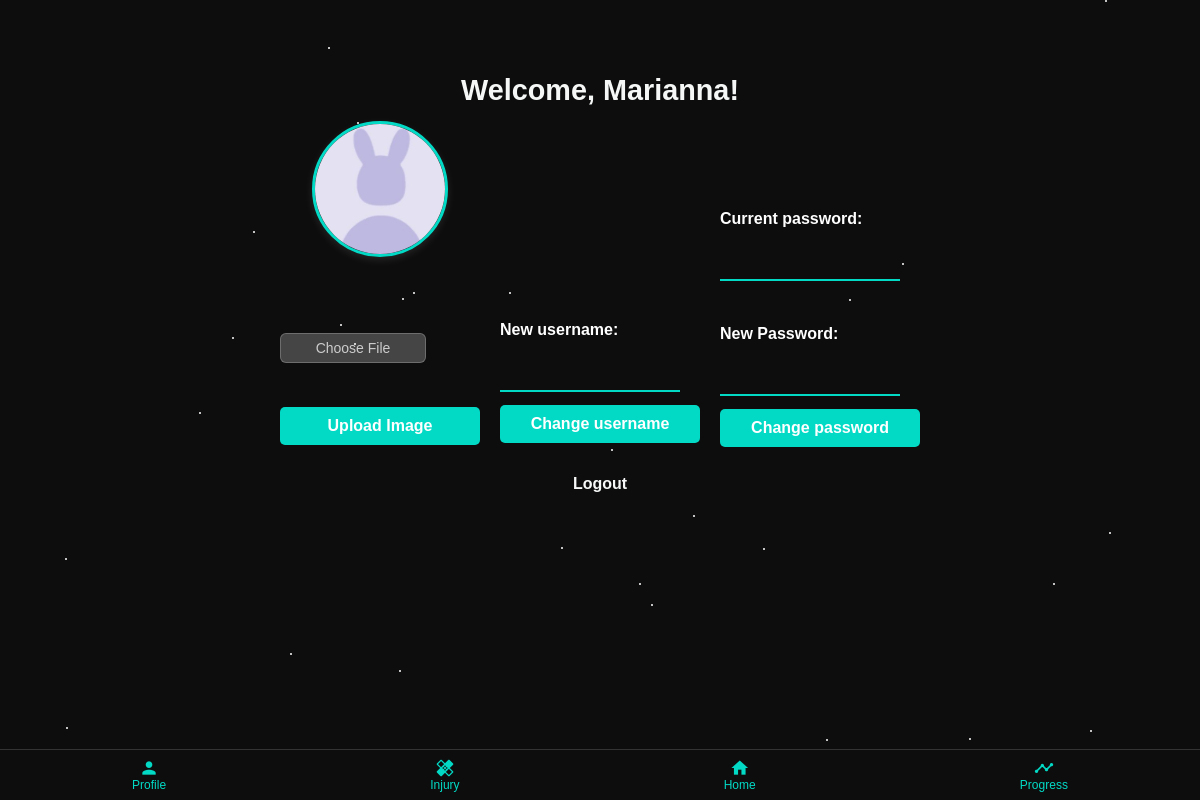
/profile (signed in), run on the app's committed database.
### tables this page shows
CREATE TABLE users (
            id INTEGER PRIMARY KEY AUTOINCREMENT,
            username TEXT UNIQUE,
            password_hash TEXT  
        , profile_image TEXT DEFAULT NULL);

### app.py (the view)
@app.route('/profile')
def user_profile():
    user_id = session.get('user_id')
    if not user_id:
        return redirect(url_for('login'))
    user = get_user_by_id(user_id)
    if not user:
        return "User not found", 404
    profile_image = get_profile_image(user_id)
    return render_template('profile.html', username=user[1], profile_image=profile_image)

### database.py (called while the page is built)
def connect_user_db():
    return sqlite3.connect('instance/users.db')

def get_user_by_id(user_id):
    conn = connect_user_db()
    cursor = conn.cursor()
    cursor.execute('SELECT * FROM users WHERE id = ?', (user_id,))
    user = cursor.fetchone()
    conn.close()
    return user

def get_profile_image(user_id):
    conn = connect_user_db()
    cursor = conn.cursor()
    cursor.execute('SELECT profile_image FROM users WHERE id = ?', (user_id,))
    profile_image = cursor.fetchone()
    conn.close()
    return profile_image[0] if profile_image else None

### templates/profile.html (shortened to what this page needs)
<!DOCTYPE html>
<html lang="en">
<head>
    <link rel="stylesheet" href="{{ url_for('static', filename='css/profile.css') }}">
</head>
<body>
    <div class="bottom-nav">
        <a href="/profile"><i class="material-icons">person</i><span>Profile</span></a>
        <a href="/injury"><i class="material-icons">healing</i><span>Injury</span></a>
        <a href="/home"><i class="material-icons">home</i><span>Home</span></a>
        <a href="/progress"><i class="material-icons">timeline</i><span>Progress</span></a>
    </div>
    <div class="container">
        <div class="profile-container">
            <h2>Welcome, {{ username }}!</h2>
            <div class="profile-row">
                <div class="profile-column">
                    {% if profile_image %}
                        <div class="profile-picture">
                            <img src="{{ url_for('static', filename='uploads/' + profile_image) }}" alt="Profile Picture" class="profile-img">
                        </div>
                    {% else %}
                        <p>No profile picture uploaded.</p>
                    {% endif %}
                    <br><br><br><br>
                    <form action="{{ url_for('upload_profile_image') }}" method="POST" enctype="multipart/form-data">
                        <label for="profile_image" class="custom-file-upload">Choose File</label> <br>
                        <button type="submit">Upload Image</button>
                    </form>
                </div>
                <div class="profile-column">
                    <br><br><br><br><br><br><br><br><br><br><br>
                    <form method="POST" action="{{ url_for('change_username') }}">
                        <label for="new_username">New username:</label>
                        <input type="text" id="new_username" name="new_username" required>
                        <button type="submit">Change username</button>
                    </form>
                </div>
                <div class="profile-column">
                    <br><br><br><br><br>
                    <form method="POST" action="{{ url_for('auth.change_password') }}" id="change-password-form">
                        <label for="current_password">Current password:</label>
                        <input type="password" id="current_password" name="current_password" required>
                        <br>
                        <label for="new_password">New Password:</label>
                        <input type="password" id="new_password" name="new_password" required>
                        <button type="submit">Change password</button>
                    </form>
                </div>
            </div>
            <br>
            <div class="profile-actions">
                <a href="{{ url_for('logout') }}" class="action-link">Logout</a>
            </div>
        </div>
    </div>
</body>
</html>

### static/css/profile.css (style rules this page uses)
body { font-family: 'Poppins', sans-serif; background: #0d0d0d; color: #ffffff; margin: 0; padding: 0; display: flex; flex-direction: column; align-items: center; justify-content: center; min-height: 50vh; text-align: center; }
h1, h2 { font-size: 1.8em; margin-bottom: 13px; color: #f4f7f6; }
form { display: flex; flex-direction: column; gap: 13px; width: 100%; max-width: 450px; }
label { font-size: 1em; font-weight: 600; color: #ffffff; text-align: left; width: 100%; }
input[type="text"], input[type="password"], input[type="file"] { padding: 12px; border: none; border-bottom: 2px solid #03dac6; background: transparent; color: #ffffff; font-size: 1em; width: 100%; text-align: center; transition: border-color 0.3s; }
button { background-color: #03dac6; border: none; padding: 10px 20px; border-radius: 5px; font-size: 16px; color: #ffffff; cursor: pointer; transition: background 0.3s, transform 0.2s; font-weight: bold; min-width: 40%; text-align: center; }
.custom-file-upload { display: inline-block; padding: 6px 12px; background-color: rgba(200, 200, 200, 0.3); color: #ccc; font-size: 14px; font-weight: 500; border-radius: 6px; cursor: pointer; border: 1px solid rgba(150, 150, 150, 0.5); transition: background 0.2s ease-in-out, border 0.2s ease-in-out; width: 120px; text-align: center; }
.profile-picture img { width: 130px; height: 130px; border-radius: 50%; border: 3px solid #03dac6; box-shadow: 0 3px 8px rgba(255, 255, 255, 0.1); transition: transform 0.3s ease-in-out; }
.profile-actions a { color: #f7f8f8; font-size: 16px; text-decoration: none; margin: 10px; display: inline-block; transition: color 0.3s ease; }
.profile-container { display: flex; flex-direction: column; align-items: center; justify-content: center; width: 100%; max-width: 800px; color: #ffffff; margin-top: 50px; }
.profile-row { display: flex; justify-content: space-between; align-items: center; width: 100%; gap: 20px; }
.profile-column { flex: 1; display: flex; flex-direction: column; align-items: center; text-align: center; }
.profile-column input { width: 80%; padding: 10px; border: none; border-bottom: 2px solid #03dac6; background: transparent; color: #ffffff; font-size: 1em; text-align: center; transition: border-color 0.3s; }
.profile-picture img { width: 130px; height: 130px; border-radius: 50%; border: 3px solid #03dac6; box-shadow: 0 3px 8px rgba(255, 255, 255, 0.1); transition: transform 0.3s; }
.action-link { font-size: 18px; font-weight: bold; color: #ffffff; }
.bottom-nav { position: fixed; bottom: 0; width: 100%; background-color: #0d0d0d; display: flex; justify-content: space-around; border-top: 1px solid #333; z-index: 1000; }
.bottom-nav a { display: flex; flex-direction: column; align-items: center; padding: 8px 0; color: #03dac6; text-decoration: none; font-size: 12px; }
.bottom-nav i { font-size: 20px; }

### data on the page
users: username "Marianna", profile_image (picture)
